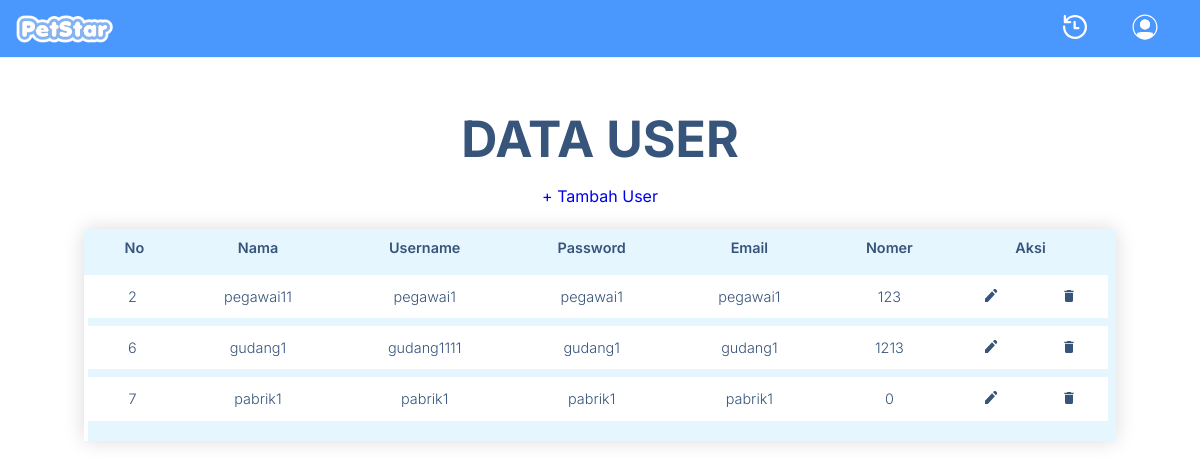
The page /front/admin.php (signed in) on the database its author committed.
### tables this page shows
CREATE TABLE `tabel_user` (
  `ID_USER` int(255) NOT NULL,
  `FOTO` varchar(255) NOT NULL,
  `USERNAME` varchar(255) NOT NULL,
  `PASSWORD` varchar(255) NOT NULL,
  `NAMA` varchar(255) NOT NULL,
  `EMAIL` varchar(255) NOT NULL,
  `NUMBER` int(14) NOT NULL,
  `LEVEL` varchar(255) NOT NULL
);

### front/admin.php (the view, shortened to what this page needs)
<?php
    include "koneksi.php";
    $query = mysqli_query($koneksi, "SELECT * FROM `tabel_user` WHERE `LEVEL` LIKE 'pegawai' ");
    $admin = mysqli_fetch_all($query, MYSQLI_ASSOC);
?>
<!DOCTYPE html>
<html lang="en">
<head>
    <link rel="stylesheet" href="css/style.css" />
</head>
<body>
    <header>
        <nav>
            <div class="logo">
                <img src="img/petstar.png" alt="" width="50%">
            </div>
            <div class="menu">
                <a href="#"><img src="img/history.svg" alt="nama-user" width="75%"></a>
                <a href="profile.php"><img src="img/user-white.svg" alt="setting" width="75%"></a>
            </div>
        </nav>
    </header>
    <main>
        <div class="container">
            <h1>DATA USER</h1>
            <a href="tambahUser.php"><i class="add"></i>+ Tambah User</a>
            <table class="content-table">
                <thead>
                    <tr>
                        <th class="first">No</th>
                        <th>Nama</th>
                        <th>Username</th>
                        <th>Password</th>
                        <th>Email</th>
                        <th>Nomer</th>
                        <th colspan="2" class="end">Aksi</th>
                    </tr>
                </thead>
                <tbody>
                <?php foreach($admin as $a) : ?>
                <tr>
                    <td><?php echo $a["ID_USER"]; ?></td>
                    <td><?php echo $a["NAMA"];?></td>
                    <td><?php echo $a["USERNAME"]; ?></td>
                    <td><?php echo $a["PASSWORD"];?></td>
                    <td><?php echo $a["EMAIL"];?></td>
                    <td><?php echo $a["NUMBER"];?></td>
                    <td>
                        <a href="ubahProfile.php?ID_USER=<?php echo $a['ID_USER']; ?>" >
                        <img src="img/edit.svg" alt="" width="16px">
                        </a>
                    </td>
                    <td class="end">
                        <a href="hapusProfile.php?ID_USER=<?php echo $a['ID_USER']; ?>">
                            <img src="img/delete.svg" alt="" width="16px">
                        </a>
                    </td>
                </tr>
                <?php endforeach; ?>
                </tbody>
            </table>
        </div>
    </main>
</body>
</html>

### front/css/style.css (style rules this page uses)
html, body, div, span, applet, object, iframe, h1, h2, h3, h4, h5, h6, p, blockquote, pre, a, abbr, acronym, address, big, cite, code, del, dfn, em, img, ins, kbd, q, s, samp, small, strike, strong, sub, sup, tt, var, b, u, i, center, dl, dt, dd, ol, ul, li, fieldset, form, label, legend, table, caption, tbody, tfoot, thead, tr, th, td, article, aside, canvas, details, embed, figure, figcaption, footer, header, hgroup, menu, nav, output, ruby, section, summary, time, mark, audio, video { margin: 0; padding: 0; border: 0; font-size: 100%; font: inherit; vertical-align: baseline; }
article, aside, details, figcaption, figure, footer, header, hgroup, menu, nav, section { display: block; }
body { line-height: 1; }
table { border-collapse: collapse; border-spacing: 0; }
a { text-decoration: none; }
* { font-family: 'Inter', sans-serif; }
nav { display: flex; flex-direction: row; padding: 0 16px; background-color:rgba(74, 151, 254, 1); box-sizing: border-box; border-bottom:1px solid #EEEEEE; }
nav .logo { display: flex; align-items: center; margin-right: auto; }
nav .menu { display: flex; flex-direction: row; align-items: center; }
nav .menu a { text-decoration: none; padding: 12px 16px; font-family: 'Inter', sans-serif ; font-size: 18px; font-weight: 500; }
nav .menu img { width: 30px; margin-right: 8px; }
main { display: flex; min-height: 100vh; flex-direction: column; align-items: center; }
.container { display: flex; flex-direction: column; padding: 24px; box-sizing: border-box; align-items: center; width: 90%; border-radius: 5px; margin-top: 32px; }
.container h1 { font-size: 50px; font-weight: 700; margin-bottom: 24px; color: #37547B; }
.content-table { margin: 25px 0; font-size: 0.9em; width: 100%; border-radius: 5px 5px 0 0; overflow: hidden; box-shadow: 0 0 20px rgba(0, 0, 0, 0.15); }
.content-table thead tr { background-color: rgba(74, 151, 254, 1); color: #ffffff; font-weight: 600; }
.content-table th, .content-table td { padding: 12px 15px; border-top: 8px solid #E6F6FF; background-color: white; color: rgba(55, 84, 123, 1); vertical-align: middle; text-align: center; }
.content-table th { border: none; background-color: #E6F6FF; }
.content-table td { font-weight: 300; }
.content-table .first { border-left: 8px solid #E6F6FF; }
.content-table .end { border-right: 8px solid #E6F6FF; }
.content-table tbody tr { border-bottom: 1px solid #dddddd; }
.content-table tbody tr:nth-of-type(even) { background-color: #f3f3f3; }
.content-table tbody tr:last-of-type { border-bottom: 20px solid #E6F6FF; border-radius: 5px 5px 0 0; }

### rows shown on the page
tabel_user: ID_USER "2", NAMA "pegawai11", USERNAME "pegawai1", PASSWORD "pegawai1", EMAIL "pegawai1", NUMBER "123"
tabel_user: ID_USER "6", NAMA "gudang1", USERNAME "gudang1111", PASSWORD "gudang1", EMAIL "gudang1", NUMBER "1213"
tabel_user: ID_USER "7", NAMA "pabrik1", USERNAME "pabrik1", PASSWORD "pabrik1", EMAIL "pabrik1", NUMBER "0"
